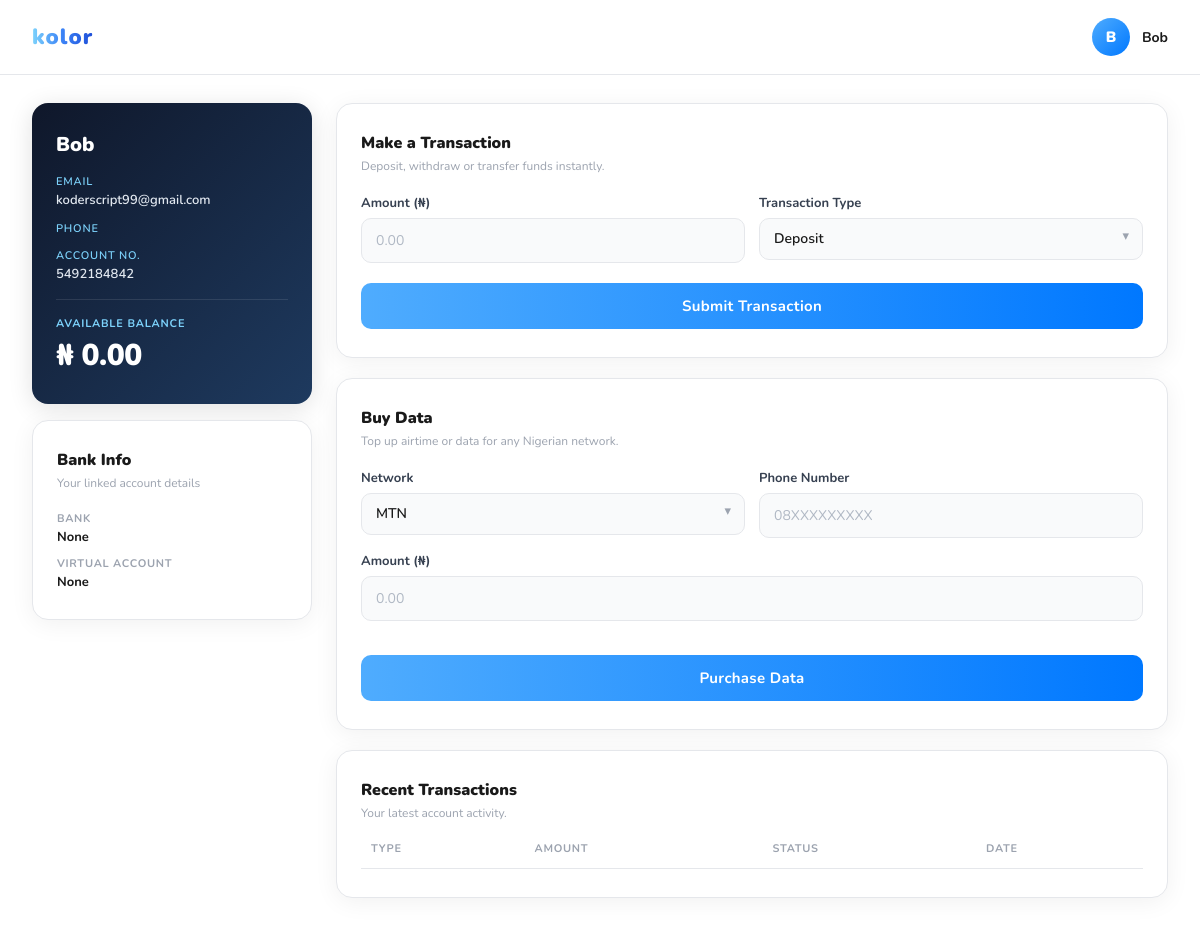
The page /payment/ (signed in) on the database its author committed.
### mount/models.py (models this page shows, shortened)
class Account(models.Model):
    user = models.OneToOneField(User, on_delete=models.CASCADE)
    account_number = models.CharField(max_length=10, unique=True, blank=True)
    balance = models.DecimalField(max_digits=15, decimal_places=2, default=0.00)
    bank_name = models.CharField(max_length=100, blank=True, null=True)
    virtual_account_number = models.CharField(max_length=20, blank=True, null=True)

### mount/views.py (the view)
# urls.py: path('payment/', views.payment, name='payment'),
@login_required
def payment(request):
    account = get_or_create_account(request.user)
    return render(request, "payment.html", {"account": account})

### mount/views.py (called while the page is built)
def get_or_create_account(user):
    account, _ = Account.objects.get_or_create(user=user)
    return account

### mount/templates/payment.html (shortened to what this page needs)
<!DOCTYPE html>
<html lang="en">
<head>
</head>
<body>
    <nav class="topbar">
        <div class="brand-name">kolor</div>
        <div class="topbar-right">
            <div class="avatar">{{ user.username|slice:":1"|upper }}</div>
            <span class="user-name">{{ user.username }}</span>
        </div>
    </nav>
    <div class="container">
        <aside class="left">
            <div class="profile-card">
                <div class="profile-username">{{ user.username }}</div>
                <div class="label">Email</div>
                <div class="value">{{ user.email }}</div>
                <div class="label">Phone</div>
                <div class="label">Account No.</div>
                <div class="value">{{ account.account_number }}</div>
                <div class="divider"></div>
                <div class="balance-label">Available Balance</div>
                <div class="balance-amount">₦ {{ account.balance }}</div>
            </div>
            <div class="card">
                <div class="card-title">Bank Info</div>
                <div class="card-sub">Your linked account details</div>
                <div class="info-item">
                    <span class="info-label">Bank</span>
                    <span class="info-value">{{ account.bank_name }}</span>
                </div>
                <div class="info-item">
                    <span class="info-label">Virtual Account</span>
                    <span class="info-value">{{ account.virtual_account_number }}</span>
                </div>
            </div>
        </aside>
        <main class="right">
            <div class="card">
                <div class="card-title">Make a Transaction</div>
                <div class="card-sub">Deposit, withdraw or transfer funds instantly.</div>
                <form method="POST" action="{% url 'transaction' %}">
                    <div class="form-row">
                        <div class="field-group">
                            <label>Amount (₦)</label>
                            <input type="number" name="amount" placeholder="0.00" required>
                        </div>
                        <div class="field-group">
                            <label>Transaction Type</label>
                            <div class="select-wrap">
                                <select name="transaction_type">
                                    <option value="deposit">Deposit</option>
                                </select>
                            </div>
                        </div>
                    </div>
                    <button class="btn-send" type="submit">Submit Transaction</button>
                </form>
            </div>
            <div class="card">
                <div class="card-title">Buy Data</div>
                <div class="card-sub">Top up airtime or data for any Nigerian network.</div>
                <form method="POST" action="{% url 'buy_data' %}">
                    <div class="form-row">
                        <div class="field-group">
                            <label>Network</label>
                            <div class="select-wrap">
                                <select name="network">
                                    <option>MTN</option>
                                </select>
                            </div>
                        </div>
                        <div class="field-group">
                            <label>Phone Number</label>
                            <input type="text" name="phone_number" placeholder="08XXXXXXXXX">
                        </div>
                    </div>
                    <div class="field-group">
                        <label>Amount (₦)</label>
                        <input type="number" name="amount" placeholder="0.00">
                    </div>
                    <button class="btn-send" type="submit">Purchase Data</button>
                </form>
            </div>
            <div class="card">
                <div class="card-title">Recent Transactions</div>
                <div class="card-sub">Your latest account activity.</div>
                <table>
                    <thead>
                        <tr>
                            <th>Type</th>
                            <th>Amount</th>
                            <th>Status</th>
                            <th>Date</th>
                        </tr>
                    </thead>
                </table>
            </div>
        </main>
    </div>
</body>
</html>

### mount/templates/payment.html (style rules this page uses)
* { margin: 0; padding: 0; box-sizing: border-box; }
body { font-family: 'Nunito', sans-serif; background: #ffffff; min-height: 100vh; }
.topbar { display: flex; align-items: center; justify-content: space-between; padding: 18px 32px; border-bottom: 1.5px solid #e5e7eb; }
.brand-name { font-size: 22px; font-weight: 900; background: linear-gradient(90deg, #7dd3fc, #3b82f6, #1d4ed8); -webkit-background-clip: text; -webkit-text-fill-color: transparent; background-clip: text; letter-spacing: 1px; }
.topbar-right { display: flex; align-items: center; gap: 12px; }
.avatar { width: 38px; height: 38px; border-radius: 50%; background: linear-gradient(135deg, #4facfe, #0078ff); display: flex; align-items: center; justify-content: center; color: white; font-weight: 900; font-size: 15px; }
.user-name { font-size: 14px; font-weight: 700; color: #1a1a1a; }
.container { display: flex; gap: 24px; padding: 28px 32px; max-width: 1200px; margin: 0 auto; }
.left { width: 280px; flex-shrink: 0; display: flex; flex-direction: column; gap: 16px; }
.right { flex: 1; display: flex; flex-direction: column; gap: 20px; }
.card { background: #fff; border-radius: 16px; border: 1.5px solid #e5e7eb; box-shadow: 0 4px 24px rgba(0, 0, 0, 0.06); padding: 28px 24px; }
.card-title { font-size: 16px; font-weight: 900; color: #1a1a1a; margin-bottom: 4px; }
.card-sub { font-size: 12px; color: #9ca3af; margin-bottom: 20px; }
.profile-card { background: linear-gradient(135deg, #0f172a 0%, #1e3a5f 100%); border-radius: 16px; border: none; box-shadow: 0 4px 24px rgba(0, 0, 0, 0.12); padding: 28px 24px; color: white; }
.profile-card .label { font-size: 11px; font-weight: 600; color: #7dd3fc; text-transform: uppercase; letter-spacing: 0.8px; margin-bottom: 2px; }
.profile-card .value { font-size: 13px; font-weight: 600; color: #e2e8f0; margin-bottom: 12px; }
.profile-username { font-size: 20px; font-weight: 900; color: #ffffff; margin-bottom: 16px; }
.balance-label { font-size: 11px; font-weight: 700; color: #7dd3fc; text-transform: uppercase; letter-spacing: 0.8px; }
.balance-amount { font-size: 30px; font-weight: 900; color: #ffffff; margin-top: 4px; letter-spacing: -0.5px; }
.divider { height: 1px; background: rgba(255,255,255,0.1); margin: 16px 0; }
.info-item { display: flex; flex-direction: column; margin-bottom: 10px; }
.info-item:last-child { margin-bottom: 0; }
.info-label { font-size: 11px; font-weight: 700; color: #9ca3af; text-transform: uppercase; letter-spacing: 0.7px; }
.info-value { font-size: 13px; font-weight: 700; color: #1a1a1a; margin-top: 2px; }
label { display: block; font-size: 13px; font-weight: 700; color: #374151; margin-bottom: 6px; }
input, select, textarea { width: 100%; padding: 12px 14px; background: #f9fafb; border: 1.5px solid #e5e7eb; border-radius: 10px; color: #1a1a1a; font-size: 14px; font-family: 'Nunito', sans-serif; font-weight: 600; outline: none; transition: border-color 0.25s, background 0.2s; margin-bottom: 14px; appearance: none; -webkit-appearance: none; }
input::placeholder { color: #b0b8c4; font-weight: 400; }
.select-wrap { position: relative; }
.select-wrap::after { content: '▾'; position: absolute; right: 14px; top: 50%; transform: translateY(-65%); color: #9ca3af; pointer-events: none; font-size: 13px; }
.select-wrap select { margin-bottom: 0; padding-right: 36px; cursor: pointer; }
.field-group { margin-bottom: 14px; }
.field-group label { margin-bottom: 6px; }
.btn-send { width: 100%; padding: 13px; border: none; border-radius: 10px; background: linear-gradient(90deg, #4facfe 0%, #0078ff 100%); color: white; font-size: 15px; font-weight: 700; font-family: 'Nunito', sans-serif; cursor: pointer; margin-top: 6px; transition: opacity 0.2s, transform 0.15s; letter-spacing: 0.3px; }
table { width: 100%; border-collapse: collapse; }
thead th { font-size: 11px; font-weight: 700; color: #9ca3af; text-transform: uppercase; letter-spacing: 0.7px; padding: 0 10px 12px 10px; text-align: left; border-bottom: 1.5px solid #e5e7eb; }
.form-row { display: grid; grid-template-columns: 1fr 1fr; gap: 14px; }
.form-row .field-group { margin-bottom: 0; }

### rows shown on the page
Account: account_number "5492184842", balance "0.00", bank_name "None", virtual_account_number "None"

### other values the page prints
{{ user.username|slice:":1"|upper }} "B"
{{ user.username }} "Bob"
{{ user.email }} "koderscript99@gmail.com"
